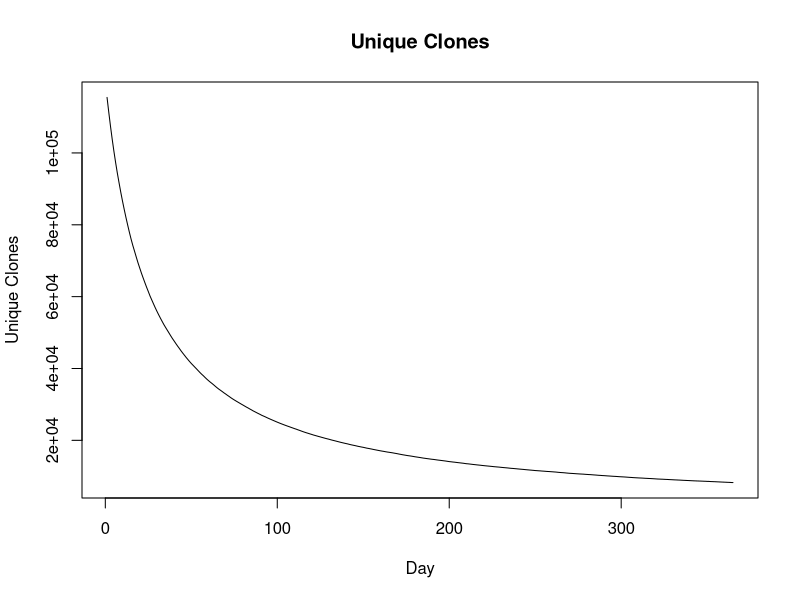
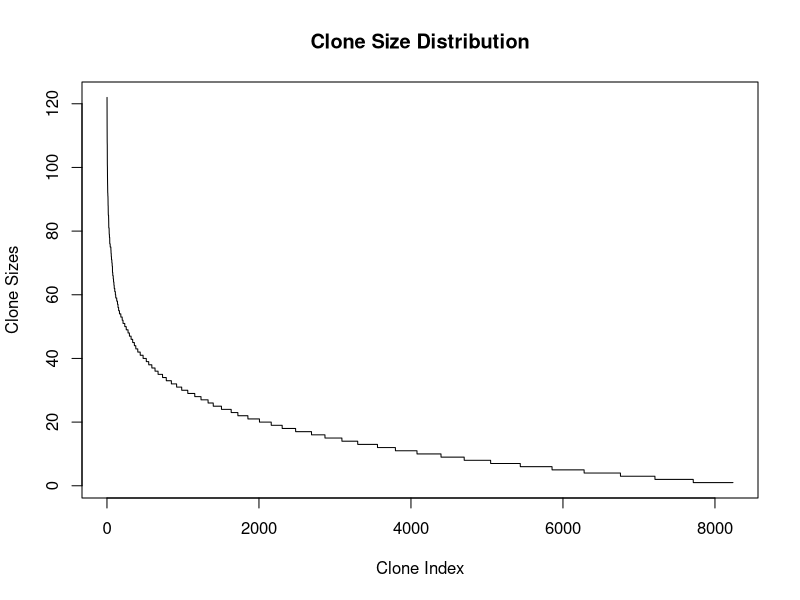
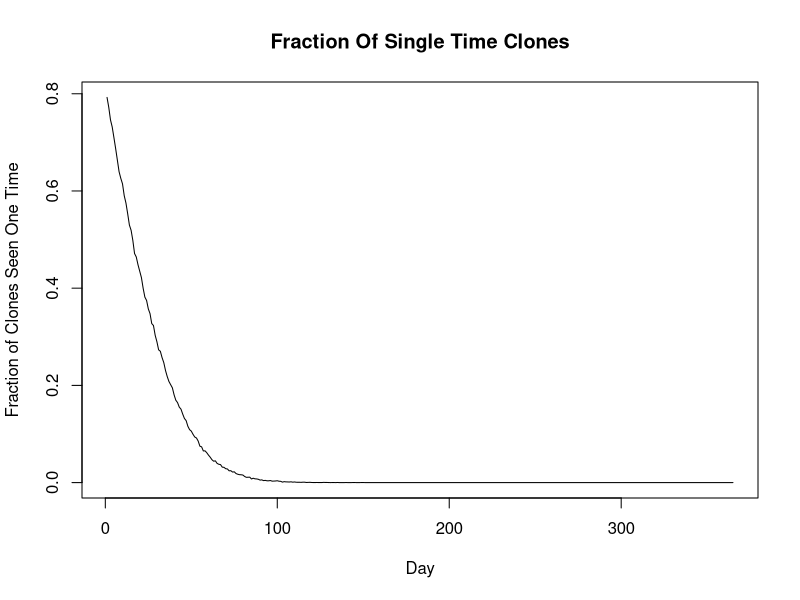

The R source for these figures, in order:
#
#  very simple simulation for stem cells in NHP translpant
#
#  from RNAseq data:
#   snap-shot stem cell cell division rate ~= 0.15
#   all stem cells are equivalent
#   many stem cell (ISA cell ID) are lost early
#   stem cells (ISA cell ID) become stabily identified late
#    
#   to simulate will assume 1 day = amount of time for stem cell to complete cell cycle
#   all cells equally likely to cycle
#   when a cell cycles, each daughter makes a decision to stay stem or differentiate
#   odds are 50-50  for a stable stem cell population
#
#
# running this script shows stem cell diversity drops from 10,000 to about 700 
# with some small run-to-run variation 
#
# the script shows large clones of about 100 members and lower form
#
# the script shows many clones fully differentiate early and are then lost
#   
#
#
INIT_STEM = 120000

{
  cells = 1:INIT_STEM
  all.dif.cells = list()
  clones = c()
  
  for (day in 1:365) {
    # pick cells to divide
    div.index = sample(1:length(cells),floor(length(cells) * 0.15),replace = FALSE)
    div.cells = cells[div.index]
    cells = cells[-div.index]
    # duplicate div cells
    ly = c(div.cells,div.cells)
    # fate, stay stem or differentiate
    fate = runif(length(ly))
    new.stem.index = which(fate >= 0.5)
    new.diff.index = which(fate < 0.5)
    new.stem = ly[new.stem.index]
    new.diff = ly[new.diff.index]
    # save diff cells (collapse multiple)
    all.dif.cells = append(all.dif.cells,list(unique(new.diff)))
    # add new stem cells
    cells = c(cells,new.stem)
    
    unique.cells = length(table(cells))
    clones = c(clones,unique.cells)
    
    print(paste0("day ",day," number of stem cells = ",length(cells)," u = ",unique.cells," dif = ",length(new.diff)))
    
  }
}
#
# unique clones by day
#
#
plot(clones,type='l',ylab = "Unique Clones",xlab = "Day",main="Unique Clones")
#
# clone sizes
#
length(cells)
length(table(cells))
r = rle(sort(cells))
plot(sort(r$lengths,decreasing = TRUE),type='l',ylab = "Clone Sizes",xlab = "Clone Index",main = "Clone Size Distribution")
sort(r$lengths,decreasing = TRUE)[1:10]
#
# for each day, how many cells are seen one time
#
final = unlist(all.dif.cells)
# find out how many times each cell forms a differentiated cell
# id = number of times a stem made 1 or more diff cells in a day
id = rep(0,INIT_STEM)
for (cell.id in final) {
  id[cell.id] = id[cell.id] + 1
}
sort(id)[1:10]
#
# how many times was each diff cell seen
#
lt = lapply(1:365,function(x) {
  l = unique(all.dif.cells[[x]])
  return(length(which(id[l] <= 10))/length(l))
})
plot(unlist(lt),type='l',ylab = "Fraction of Clones Seen One Time",xlab = "Day",main="Fraction Of Single Time Clones")
